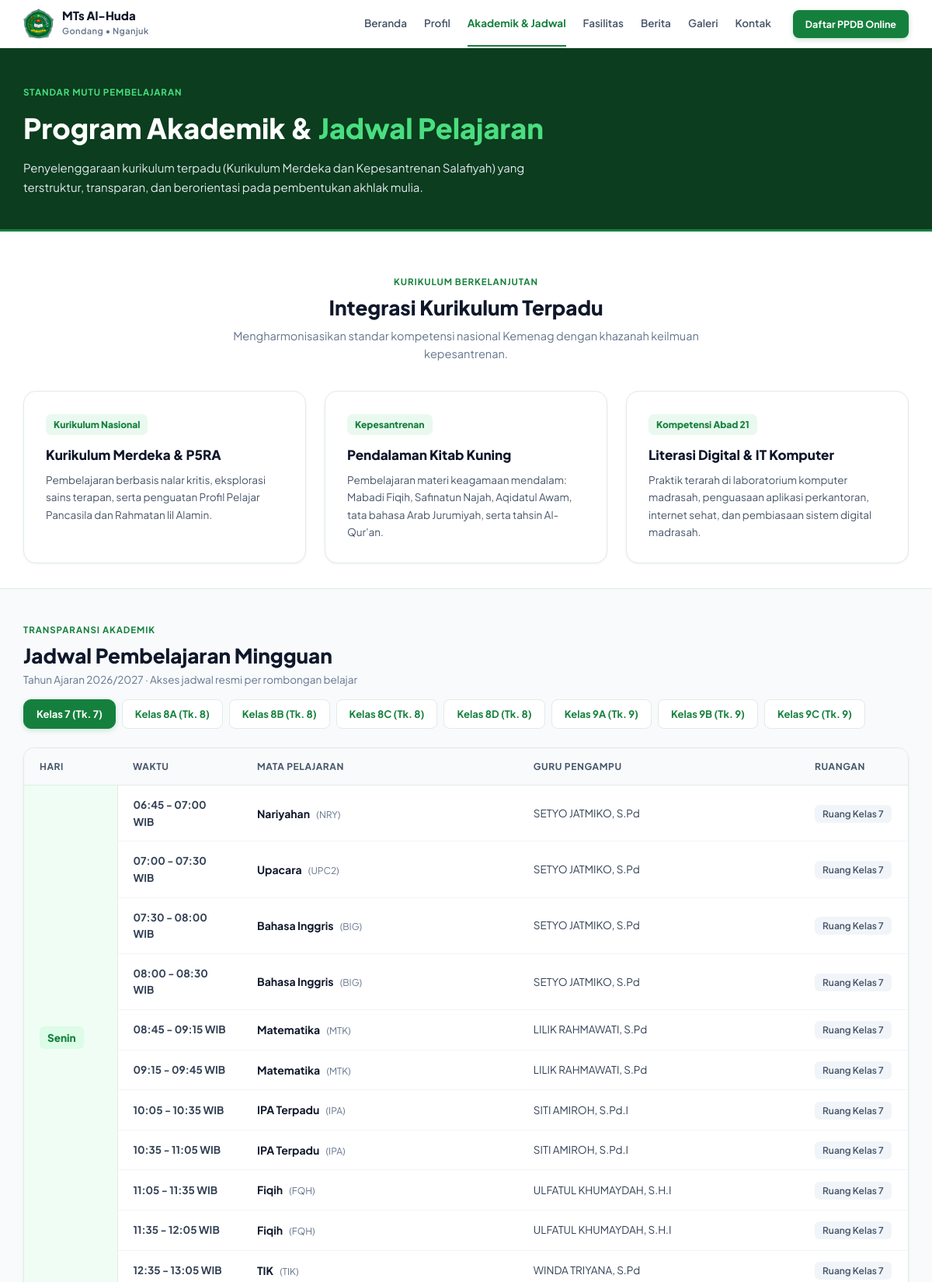
Screenshot of /akademik (upper part) with the database file from the repository.
### tables this page shows
CREATE TABLE `tahun_akademik` (
  `id` bigint unsigned NOT NULL AUTO_INCREMENT,
  `name` varchar(40) NOT NULL,
  `nama_tahun` varchar(40) DEFAULT NULL,
  `semester` enum('ganjil','genap') NOT NULL DEFAULT 'ganjil',
  `start_date` date NOT NULL,
  `end_date` date NOT NULL,
  `is_active` tinyint(1) NOT NULL DEFAULT '0',
  `note` varchar(255) DEFAULT NULL,
  `active_flag` tinyint GENERATED ALWAYS AS (IF(`is_active` = 1, 1, NULL)) STORED,
  `created_at` datetime NOT NULL DEFAULT CURRENT_TIMESTAMP,
  `updated_at` datetime NOT NULL DEFAULT CURRENT_TIMESTAMP ON UPDATE CURRENT_TIMESTAMP,
  `deleted_at` datetime DEFAULT NULL,
  PRIMARY KEY (`id`),
  UNIQUE KEY `uq_tahun_name_sem` (`name`, `semester`),
  UNIQUE KEY `uq_tahun_active` (`active_flag`)
);

CREATE TABLE `kelas` (
  `id` bigint unsigned NOT NULL AUTO_INCREMENT,
  `academic_year_id` bigint unsigned NOT NULL,
  `name` varchar(20) NOT NULL,
  `nama_kelas` varchar(20) NOT NULL,
  `level` tinyint unsigned NOT NULL,
  `tingkat` tinyint unsigned NOT NULL,
  `homeroom_teacher_id` bigint unsigned DEFAULT NULL,
  `wali_kelas_id` bigint unsigned DEFAULT NULL,
  `room` varchar(60) DEFAULT 'Ruang Kelas',
  `ruangan` varchar(60) DEFAULT 'Ruang Kelas',
  `capacity` smallint unsigned DEFAULT '32',
  `sort_order` int NOT NULL DEFAULT '0',
  `is_active` tinyint(1) NOT NULL DEFAULT '1',
  `created_at` datetime NOT NULL DEFAULT CURRENT_TIMESTAMP,
  `updated_at` datetime NOT NULL DEFAULT CURRENT_TIMESTAMP ON UPDATE CURRENT_TIMESTAMP,
  `deleted_at` datetime DEFAULT NULL,
  PRIMARY KEY (`id`),
  UNIQUE KEY `uq_kelas_year_name` (`academic_year_id`,`name`),
  KEY `idx_kelas_level` (`level`),
  KEY `idx_kelas_homeroom` (`homeroom_teacher_id`),
  CONSTRAINT `fk_kelas_year` FOREIGN KEY (`academic_year_id`) REFERENCES `tahun_akademik` (`id`) ON DELETE RESTRICT ON UPDATE CASCADE,
  CONSTRAINT `fk_kelas_homeroom` FOREIGN KEY (`homeroom_teacher_id`) REFERENCES `guru` (`id`) ON DELETE SET NULL ON UPDATE CASCADE
);

CREATE TABLE `jadwal` (
  `id` bigint unsigned NOT NULL AUTO_INCREMENT,
  `class_subject_id` bigint unsigned NOT NULL,
  `kelas_id` bigint unsigned NOT NULL,
  `subject_id` bigint unsigned NOT NULL,
  `mata_pelajaran_id` bigint unsigned DEFAULT NULL,
  `teacher_id` bigint unsigned NOT NULL,
  `guru_id` bigint unsigned DEFAULT NULL,
  `academic_year_id` bigint unsigned NOT NULL,
  `day_of_week` tinyint unsigned NOT NULL,
  `hari` enum('Senin','Selasa','Rabu','Kamis','Jumat','Sabtu','Minggu') NOT NULL,
  `start_time` time NOT NULL,
  `jam_mulai` time DEFAULT NULL,
  `end_time` time NOT NULL,
  `jam_selesai` time DEFAULT NULL,
  `room` varchar(60) DEFAULT 'Ruang Kelas',
  `ruangan` varchar(60) DEFAULT 'Ruang Kelas',
  `is_active` tinyint(1) NOT NULL DEFAULT '1',
  `created_at` datetime NOT NULL DEFAULT CURRENT_TIMESTAMP,
  `updated_at` datetime NOT NULL DEFAULT CURRENT_TIMESTAMP ON UPDATE CURRENT_TIMESTAMP,
  `deleted_at` datetime DEFAULT NULL,
  PRIMARY KEY (`id`),
  KEY `idx_jadwal_teacher` (`teacher_id`,`academic_year_id`,`day_of_week`,`start_time`),
  KEY `idx_jadwal_class` (`kelas_id`,`day_of_week`,`start_time`),
  CONSTRAINT `fk_jadwal_class_subject` FOREIGN KEY (`class_subject_id`) REFERENCES `mata_pelajaran_kelas` (`id`) ON DELETE CASCADE ON UPDATE CASCADE,
  CONSTRAINT `fk_jadwal_teacher` FOREIGN KEY (`teacher_id`) REFERENCES `guru` (`id`) ON DELETE RESTRICT ON UPDATE CASCADE,
  CONSTRAINT `fk_jadwal_kelas` FOREIGN KEY (`kelas_id`) REFERENCES `kelas` (`id`) ON DELETE CASCADE ON UPDATE CASCADE,
  CONSTRAINT `fk_jadwal_year` FOREIGN KEY (`academic_year_id`) REFERENCES `tahun_akademik` (`id`) ON DELETE RESTRICT ON UPDATE CASCADE
);

CREATE TABLE `mata_pelajaran` (
  `id` bigint unsigned NOT NULL AUTO_INCREMENT,
  `code` varchar(20) NOT NULL,
  `kode_mapel` varchar(20) NOT NULL,
  `name` varchar(120) NOT NULL,
  `nama_mapel` varchar(120) NOT NULL,
  `group_name` enum('agama','umum','muatan_lokal','ekstrakurikuler') NOT NULL DEFAULT 'umum',
  `kelompok` enum('agama','umum','muatan_lokal','ekstrakurikuler') NOT NULL DEFAULT 'umum',
  `sort_order` int NOT NULL DEFAULT '0',
  `is_active` tinyint(1) NOT NULL DEFAULT '1',
  `created_at` datetime NOT NULL DEFAULT CURRENT_TIMESTAMP,
  `updated_at` datetime NOT NULL DEFAULT CURRENT_TIMESTAMP ON UPDATE CURRENT_TIMESTAMP,
  `deleted_at` datetime DEFAULT NULL,
  PRIMARY KEY (`id`),
  UNIQUE KEY `uq_mapel_code` (`code`),
  KEY `idx_mapel_group` (`group_name`),
  KEY `idx_mapel_active` (`is_active`)
);

CREATE TABLE `pengguna` (
  `id` bigint unsigned NOT NULL AUTO_INCREMENT,
  `username` varchar(60) NOT NULL,
  `email` varchar(160) DEFAULT NULL,
  `password_hash` varchar(255) NOT NULL,
  `name` varchar(120) NOT NULL,
  `nama` varchar(120) DEFAULT NULL,
  `role` enum('admin','operator','kepala','guru','siswa') NOT NULL DEFAULT 'siswa',
  `role_label` varchar(50) DEFAULT NULL,
  `phone` varchar(30) DEFAULT NULL,
  `telepon` varchar(30) DEFAULT NULL,
  `avatar_path` varchar(255) DEFAULT NULL,
  `foto_url` varchar(255) DEFAULT NULL,
  `is_active` tinyint(1) NOT NULL DEFAULT '1',
  `must_change_password` tinyint(1) NOT NULL DEFAULT '0',
  `failed_login_attempts` tinyint unsigned NOT NULL DEFAULT '0',
  `locked_until` datetime DEFAULT NULL,
  `last_login_at` datetime DEFAULT NULL,
  `last_login_ip` varchar(45) DEFAULT NULL,
  `created_at` datetime NOT NULL DEFAULT CURRENT_TIMESTAMP,
  `updated_at` datetime NOT NULL DEFAULT CURRENT_TIMESTAMP ON UPDATE CURRENT_TIMESTAMP,
  `deleted_at` datetime DEFAULT NULL,
  PRIMARY KEY (`id`),
  UNIQUE KEY `uq_pengguna_username` (`username`),
  UNIQUE KEY `uq_pengguna_email` (`email`),
  KEY `idx_pengguna_role` (`role`,`is_active`)
);

### app/Views/akademik/index.php (the view, shortened to what the rows shown need)
<?php
require_once __DIR__ . '/../layouts/header.php';
require_once __DIR__ . '/../layouts/navbar.php';
$year = $data['year'] ?? [];
$classes = $data['classes'] ?? [];
$selectedClassId = (int) ($data['selected_class_id'] ?? 0);
$schedules = $data['schedules'] ?? [];
$dayNames = [
    1 => 'Senin',
    2 => 'Selasa',
    3 => 'Rabu',
    4 => 'Kamis',
    5 => 'Jumat',
    6 => 'Sabtu',
];
$byDay = [];
for ($d = 1; $d <= 6; $d++) {
    $byDay[$d] = [];
}
foreach ($schedules as $s) {
    $byDay[(int) $s['day_of_week']][] = $s;
}
?>
<main>
    <section class="page-hero-clean">
        <div class="container">
            <div class="hero-label">Standar Mutu Pembelajaran</div>
            <h1>Program Akademik &amp; <span>Jadwal Pelajaran</span></h1>
            <p>
                Penyelenggaraan kurikulum terpadu (Kurikulum Merdeka dan Kepesantrenan Salafiyah) yang terstruktur, transparan, dan berorientasi pada pembentukan akhlak mulia.
            </p>
        </div>
    </section>
    <section style="padding: 56px 0 32px; background: #FFFFFF;">
        <div class="container">
            <div class="section-head centered">
                <div class="section-pretitle">Kurikulum Berkelanjutan</div>
                <h2 class="section-title">Integrasi Kurikulum Terpadu</h2>
                <p class="section-subtitle">
                    Mengharmonisasikan standar kompetensi nasional Kemenag dengan khazanah keilmuan kepesantrenan.
                </p>
            </div>
            <div class="pillars-grid">
                <article class="pillar-item">
                    <span class="pillar-badge">Kurikulum Nasional</span>
                    <h3 class="pillar-heading">Kurikulum Merdeka &amp; P5RA</h3>
                    <p class="pillar-desc">
                        Pembelajaran berbasis nalar kritis, eksplorasi sains terapan, serta penguatan Profil Pelajar Pancasila dan Rahmatan lil Alamin.
                    </p>
                </article>
                <article class="pillar-item">
                    <span class="pillar-badge">Kepesantrenan</span>
                    <h3 class="pillar-heading">Pendalaman Kitab Kuning</h3>
                    <p class="pillar-desc">
                        Pembelajaran materi keagamaan mendalam: Mabadi Fiqih, Safinatun Najah, Aqidatul Awam, tata bahasa Arab Jurumiyah, serta tahsin Al-Qur'an.
                    </p>
                </article>
                <article class="pillar-item">
                    <span class="pillar-badge">Kompetensi Abad 21</span>
                    <h3 class="pillar-heading">Literasi Digital &amp; IT Komputer</h3>
                    <p class="pillar-desc">
                        Praktik terarah di laboratorium komputer madrasah, penguasaan aplikasi perkantoran, internet sehat, dan pembiasaan sistem digital madrasah.
                    </p>
                </article>
            </div>
        </div>
    </section>
    <section id="jadwal" style="padding: 44px 0 72px; background: #F8FAFC; border-top: 1px solid var(--border);">
        <div class="container">
            <div style="display: flex; justify-content: space-between; align-items: flex-end; margin-bottom: 24px; flex-wrap: wrap; gap: 14px;">
                <div>
                    <div class="section-pretitle">Transparansi Akademik</div>
                    <h2 class="section-title" style="margin: 0;">Jadwal Pembelajaran Mingguan</h2>
                    <p style="font-size: 13.5px; color: #64748B; margin: 4px 0 0;">
                        Tahun Ajaran <?= htmlspecialchars($year['name'] ?? '2026/2027') ?> &middot; Akses jadwal resmi per rombongan belajar
                    </p>
                </div>
                <div style="display: flex; gap: 8px; flex-wrap: wrap;">
                    <?php foreach ($classes as $c): ?>
                        <a href="<?= url('akademik?kelas=' . $c['id'] . '#jadwal') ?>"
                           class="btn <?= (int) $c['id'] === $selectedClassId ? 'btn-primary' : 'btn-outline' ?>"
                           style="min-height: 38px; padding: 7px 16px; font-size: 13px;">
                            Kelas <?= htmlspecialchars($c['name']) ?> (Tk. <?= $c['level'] ?>)
                        </a>
                    <?php endforeach; ?>
                </div>
            </div>
            <div style="background: #FFFFFF; border-radius: 14px; border: 1px solid var(--border); overflow: hidden; box-shadow: var(--shadow-sm);">
                <?php if (empty($schedules)): ?>
                    <div style="padding: 48px 20px; text-align: center; color: #64748B;">
                        <b style="color: #0F172A; font-size: 15px; display: block; margin-bottom: 6px;">Jadwal pelajaran untuk kelas ini belum diinput atau sedang diperbarui.</b>
                        <p style="font-size: 13.5px; margin: 0;">Silakan pilih rombongan belajar (kelas) lainnya pada tombol pilihan di atas.</p>
                    </div>
                <?php else: ?>
                    <div style="overflow-x: auto;">
                        <table style="width: 100%; border-collapse: collapse; text-align: left; font-size: 13.5px;">
                            <thead>
                                <tr style="background: #F8FAFC; border-bottom: 1px solid var(--border); color: #475569; font-size: 12px; text-transform: uppercase; letter-spacing: 0.05em;">
                                    <th style="padding: 14px 20px; width: 120px;">Hari</th>
                                    <th style="padding: 14px 20px; width: 160px;">Waktu</th>
                                    <th style="padding: 14px 20px;">Mata Pelajaran</th>
                                    <th style="padding: 14px 20px;">Guru Pengampu</th>
                                    <th style="padding: 14px 20px; width: 140px;">Ruangan</th>
                                </tr>
                            </thead>
                            <tbody>
                                <?php for ($d = 1; $d <= 6; $d++): ?>
                                    <?php if (!empty($byDay[$d])): ?>
                                        <?php foreach ($byDay[$d] as $idx => $sch): ?>
                                            <tr style="border-bottom: 1px solid #F1F5F9;">
                                                <?php if ($idx === 0): ?>
                                                    <td rowspan="<?= count($byDay[$d]) ?>" style="padding: 14px 20px; font-weight: 800; color: #15803D; background: #F0FDF4; vertical-align: middle; border-right: 1px solid var(--border);">
                                                        <span style="background: #DCFCE7; padding: 4px 10px; border-radius: 6px; display: inline-block;">
                                                            <?= $dayNames[$d] ?>
                                                        </span>
                                                    </td>
                                                <?php endif; ?>
                                                <td style="padding: 14px 20px; font-weight: 700; color: #334155;">
                                                    <?= date('H:i', strtotime($sch['start_time'])) ?> - <?= date('H:i', strtotime($sch['end_time'])) ?> WIB
                                                </td>
                                                <td style="padding: 14px 20px;">
                                                    <strong style="color: #0F172A; font-size: 14px;"><?= htmlspecialchars($sch['subject_name']) ?></strong>
                                                    <span style="font-size: 12px; color: #64748B; margin-left: 6px;">(<?= htmlspecialchars($sch['subject_code']) ?>)</span>
                                                </td>
                                                <td style="padding: 14px 20px; color: #334155;">
                                                    <?= htmlspecialchars($sch['teacher_name']) ?>
                                                </td>
                                                <td style="padding: 14px 20px;">
                                                    <span style="background: #F1F5F9; color: #475569; padding: 4px 10px; border-radius: 6px; font-size: 12px; font-weight: 600;">
                                                        <?= htmlspecialchars($sch['room'] ?? 'Ruang Kelas') ?>
                                                    </span>
                                                </td>
                                            </tr>
                                        <?php endforeach; ?>
                                    <?php endif; ?>
                                <?php endfor; ?>
                            </tbody>
                        </table>
                    </div>
                <?php endif; ?>
            </div>
        </div>
    </section>
</main>
<?php require_once __DIR__ . '/../layouts/footer.php'; ?>

### rows the page displays
tahun_akademik: name "2026/2027"
kelas: name "7", level "7"
kelas: name "8A", level "8"
kelas: name "8B", level "8"
kelas: name "8C", level "8"
kelas: name "8D", level "8"
kelas: name "9A", level "9"
kelas: name "9B", level "9"
kelas: name "9C", level "9"
jadwal: d "Senin", start_time "06:45", end_time "07:00", mata_pelajaran.name "Nariyahan", mata_pelajaran.code "NRY", pengguna.name "SETYO JATMIKO, S.Pd", room "Ruang Kelas 7"
jadwal: start_time "07:00", end_time "07:30", mata_pelajaran.name "Upacara", mata_pelajaran.code "UPC2", pengguna.name "SETYO JATMIKO, S.Pd", room "Ruang Kelas 7"
jadwal: start_time "07:30", end_time "08:00", mata_pelajaran.name "Bahasa Inggris", mata_pelajaran.code "BIG", pengguna.name "SETYO JATMIKO, S.Pd", room "Ruang Kelas 7"
jadwal: start_time "08:00", end_time "08:30", mata_pelajaran.name "Bahasa Inggris", mata_pelajaran.code "BIG", pengguna.name "SETYO JATMIKO, S.Pd", room "Ruang Kelas 7"
jadwal: start_time "08:45", end_time "09:15", mata_pelajaran.name "Matematika", mata_pelajaran.code "MTK", pengguna.name "LILIK RAHMAWATI, S.Pd", room "Ruang Kelas 7"
jadwal: start_time "09:15", end_time "09:45", mata_pelajaran.name "Matematika", mata_pelajaran.code "MTK", pengguna.name "LILIK RAHMAWATI, S.Pd", room "Ruang Kelas 7"
jadwal: start_time "10:05", end_time "10:35", mata_pelajaran.name "IPA Terpadu", mata_pelajaran.code "IPA", pengguna.name "SITI AMIROH, S.Pd.I", room "Ruang Kelas 7"
jadwal: start_time "10:35", end_time "11:05", mata_pelajaran.name "IPA Terpadu", mata_pelajaran.code "IPA", pengguna.name "SITI AMIROH, S.Pd.I", room "Ruang Kelas 7"
jadwal: start_time "11:05", end_time "11:35", mata_pelajaran.name "Fiqih", mata_pelajaran.code "FQH", pengguna.name "ULFATUL KHUMAYDAH, S.H.I", room "Ruang Kelas 7"
jadwal: start_time "11:35", end_time "12:05", mata_pelajaran.name "Fiqih", mata_pelajaran.code "FQH", pengguna.name "ULFATUL KHUMAYDAH, S.H.I", room "Ruang Kelas 7"
jadwal: start_time "12:35", end_time "13:05", mata_pelajaran.name "TIK", mata_pelajaran.code "TIK", pengguna.name "WINDA TRIYANA, S.Pd", room "Ruang Kelas 7"

### other values shown
$label "Beranda"
$label "Profil"
$label "Akademik & Jadwal"
$label "Fasilitas"
$label "Berita"
$label "Galeri"
$label "Kontak"
